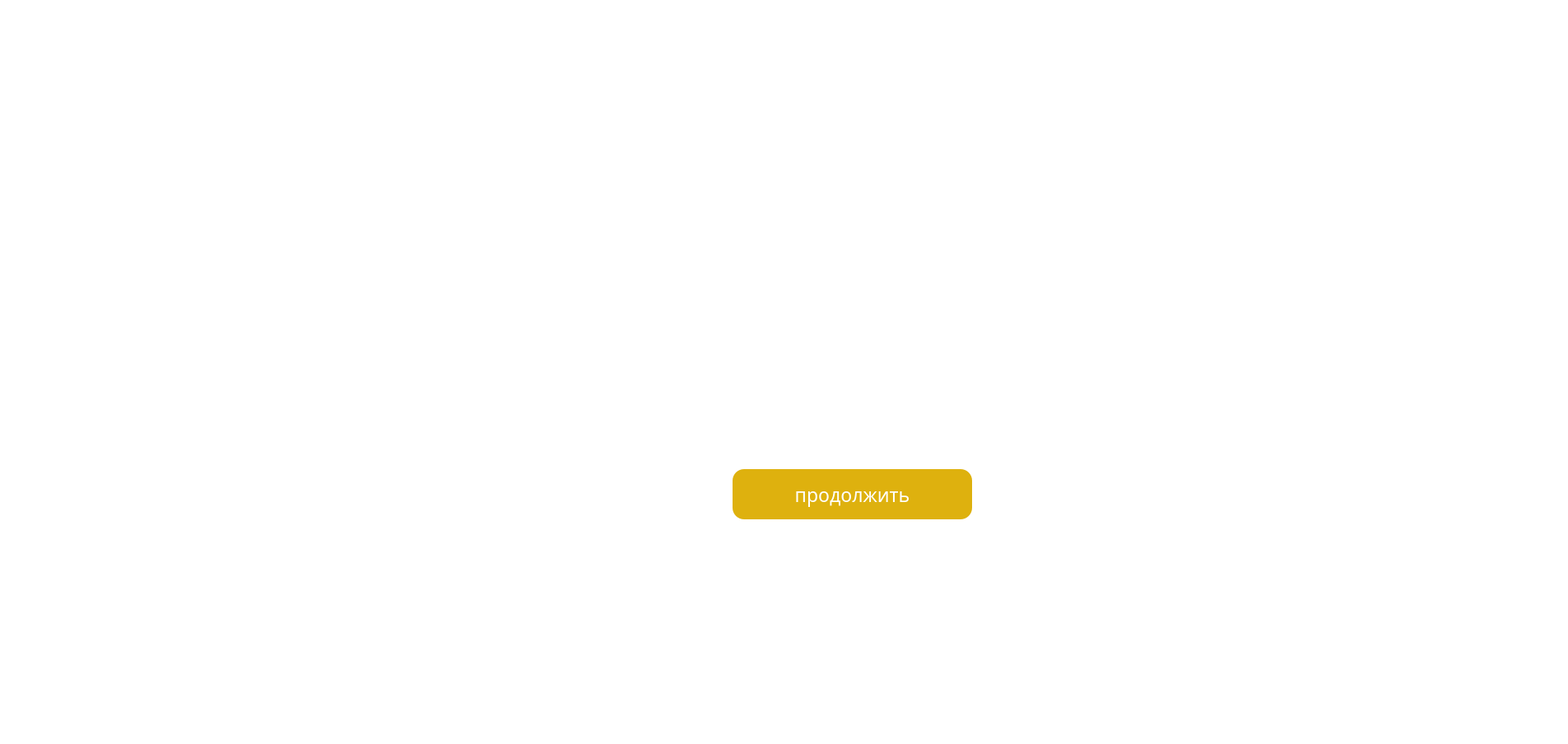
<?xml version="1.0" encoding="UTF-8"?>
<ui version="4.0">
 <class>MainWindow</class>
 <widget class="QMainWindow" name="MainWindow">
  <property name="geometry">
   <rect>
    <x>0</x>
    <y>0</y>
    <width>1905</width>
    <height>904</height>
   </rect>
  </property>
  <property name="windowTitle">
   <string>MainWindow</string>
  </property>
  <property name="styleSheet">
   <string notr="true">background-color: rgb(255, 255, 255);</string>
  </property>
  <widget class="QWidget" name="centralwidget">
   <widget class="QPushButton" name="pushButton">
    <property name="geometry">
     <rect>
      <x>890</x>
      <y>570</y>
      <width>291</width>
      <height>61</height>
     </rect>
    </property>
    <property name="font">
     <font>
      <family>Sitka Text Semibold</family>
      <pointsize>17</pointsize>
      <weight>7</weight>
      <italic>false</italic>
      <bold>false</bold>
     </font>
    </property>
    <property name="toolTipDuration">
     <number>0</number>
    </property>
    <property name="styleSheet">
     <string notr="true">color: rgb(112, 112, 112);
font: 63 17pt &quot;Sitka Text Semibold&quot;;
background-color: rgb(222, 177, 14);
color: rgb(255, 255, 255);
border-radius:14px;</string>
    </property>
    <property name="text">
     <string>продолжить</string>
    </property>
   </widget>
   <widget class="QLabel" name="photoLabel">
    <property name="geometry">
     <rect>
      <x>130</x>
      <y>160</y>
      <width>1081</width>
      <height>381</height>
     </rect>
    </property>
    <property name="styleSheet">
     <string notr="true">background-image: url(:/project/images/logo.jpg);</string>
    </property>
    <property name="text">
     <string/>
    </property>
   </widget>
  </widget>
  <widget class="QMenuBar" name="menubar">
   <property name="geometry">
    <rect>
     <x>0</x>
     <y>0</y>
     <width>1905</width>
     <height>21</height>
    </rect>
   </property>
  </widget>
  <widget class="QStatusBar" name="statusbar"/>
 </widget>
 <resources>
  <include location="image.qrc"/>
 </resources>
 <connections/>
</ui>
